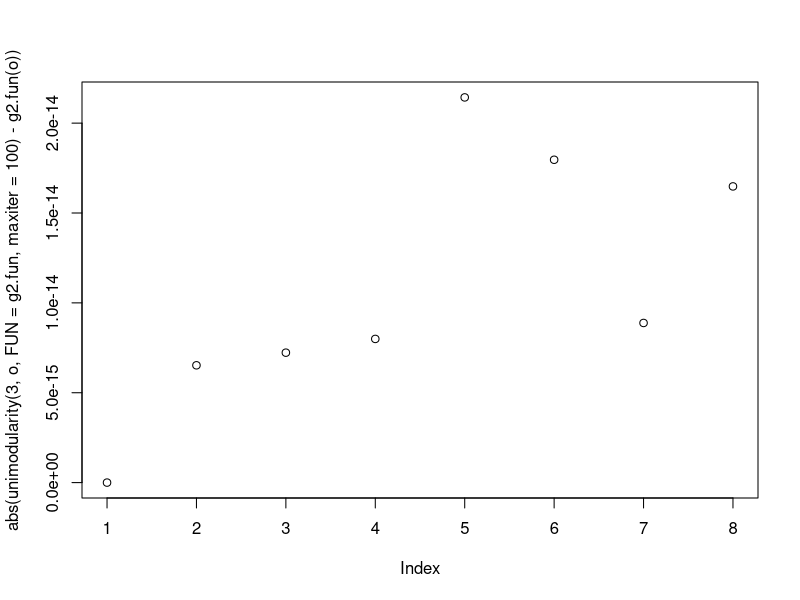

Write the R code that produced this figure.
library(elliptic)


### Name: unimodular
### Title: Unimodular matrices
### Aliases: unimodular unimodularity
### Keywords: array

### ** Examples

unimodular(3)

o <- c(1,1i)
plot(abs(unimodularity(3,o,FUN=g2.fun,maxiter=100)-g2.fun(o)))
